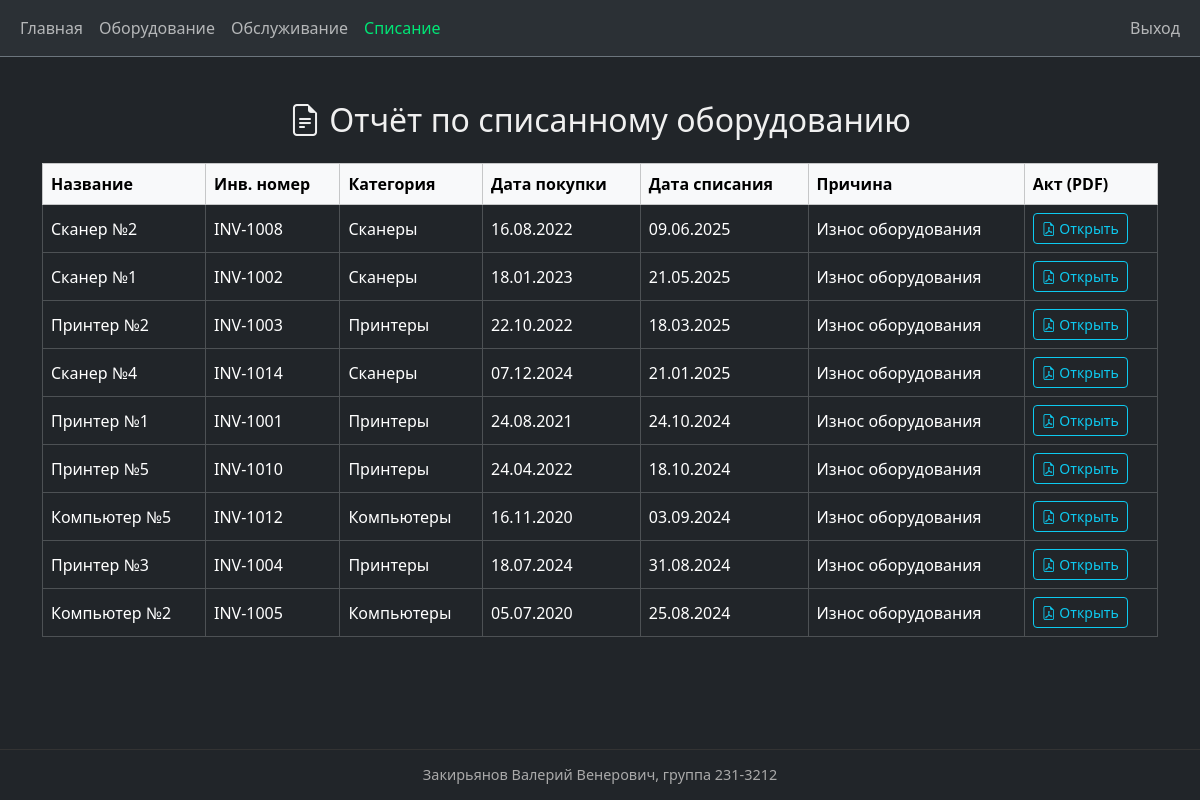
The app's page /disposal/ (signed in) with its own data.
### app/models.py (models this page shows)
class Disposal(db.Model):
    id = db.Column(db.Integer, primary_key=True)
    equipment_id = db.Column(db.Integer, db.ForeignKey('equipment.id'), nullable=False)
    reason = db.Column(db.Text, nullable=False)
    disposal_date = db.Column(db.Date, default=datetime.utcnow, nullable=False)
    pdf_filename = db.Column(db.String(128), nullable=False)

class Equipment(db.Model):
    id = db.Column(db.Integer, primary_key=True)
    name = db.Column(db.String(100), nullable=False)
    inventory_number = db.Column(db.String(50), unique=True, nullable=False)
    category_id = db.Column(db.Integer, db.ForeignKey('category.id'), nullable=False)
    purchase_date = db.Column(db.Date, nullable=False)
    price = db.Column(db.Numeric(10, 2), nullable=False)
    status = db.Column(db.Enum('active', 'repair', 'disposed', name='status_enum'), nullable=False)
    note = db.Column(db.Text)
    image_id = db.Column(db.Integer, db.ForeignKey('image.id'))
    maintenance = db.relationship('Maintenance', backref='equipment', cascade="all, delete")
    disposal = db.relationship('Disposal', backref='equipment', uselist=False, cascade="all, delete")
    responsibles = db.relationship('User', secondary=roles, backref='assigned_equipment')

class Category(db.Model):
    id = db.Column(db.Integer, primary_key=True)
    name = db.Column(db.String(64), nullable=False)
    description = db.Column(db.Text)
    equipment = db.relationship('Equipment', backref='category', lazy=True)

### app/routes/disposal.py (the view)
@bp.route('/')
@login_required
def disposal_report():
    if current_user.role != 'admin':
        flash('У вас недостаточно прав для просмотра отчёта.', 'danger')
        return redirect(url_for('equipment.list_equipment'))
    disposals = Disposal.query.join(Equipment).order_by(Disposal.disposal_date.desc()).all()
    return render_template('disposal_report.html', disposals=disposals, active='disposal')

### app/__init__.py (called while the page is built)
def create_app():
    app = Flask(__name__, static_folder='../static')
    app.config['SECRET_KEY'] = os.getenv('SECRET_KEY', 'devsecret')
    app.config['SQLALCHEMY_DATABASE_URI'] = os.getenv('DATABASE_URL', 'sqlite:///equipment.db')
    app.config['SQLALCHEMY_TRACK_MODIFICATIONS'] = False
    app.config['UPLOAD_FOLDER'] = 'static/uploads/'
    app.config['DISPOSAL_FOLDER'] = os.path.join(app.root_path, 'static', 'disposals')
    db.init_app(app)
    Migrate(app, db)
    csrf.init_app(app)
    login_manager.init_app(app)
    from app.routes import equipment, auth, disposal, maintenance
    app.register_blueprint(equipment.bp)
    app.register_blueprint(auth.bp)
    app.register_blueprint(disposal.bp)
    app.register_blueprint(maintenance.bp)
    @login_manager.user_loader
    def load_user(user_id):
        return User.query.get(int(user_id))
    return app

### app/templates/disposal_report.html (shortened to what this page needs)
{% extends 'base.html' %}
{% block content %}
<h2 class="text-center mb-4">
    <i class="bi bi-file-earmark-text"></i> Отчёт по списанному оборудованию
</h2>
<table class="table table-dark table-hover table-bordered align-middle">
    <thead class="table-light">
        <tr>
            <th>Название</th>
            <th>Инв. номер</th>
            <th>Категория</th>
            <th>Дата покупки</th>
            <th>Дата списания</th>
            <th>Причина</th>
            <th>Акт (PDF)</th>
        </tr>
    </thead>
    <tbody>
        {% for entry in disposals %}
        <tr>
            <td>{{ entry.equipment.name }}</td>
            <td>{{ entry.equipment.inventory_number }}</td>
            <td>{{ entry.equipment.category.name }}</td>
            <td>{{ entry.equipment.purchase_date.strftime('%d.%m.%Y') }}</td>
            <td>{{ entry.disposal_date.strftime('%d.%m.%Y') }}</td>
            <td>{{ entry.reason }}</td>
            <td>
                <a href="{{ url_for('static', filename='disposals/' + entry.pdf_filename) }}" class="btn btn-sm btn-outline-info" target="_blank">
                    <i class="bi bi-file-earmark-pdf"></i> Открыть
                </a>
            </td>
        </tr>
        {% else %}
        <tr>
            <td colspan="7" class="text-center text-muted">Списанное оборудование отсутствует</td>
        </tr>
        {% endfor %}
    </tbody>
</table>
{% endblock %}

### app/templates/base.html (style rules this page uses)
html, body { height: 100%; margin: 0; }
body { display: flex; flex-direction: column; color: #f0f0f0; }

### records on screen
Disposal: equipment.name "Сканер №2", equipment.inventory_number "INV-1008", equipment.category.name "Сканеры", equipment.purchase_date "16.08.2022", disposal_date "09.06.2025", reason "Износ оборудования"
Disposal: equipment.name "Сканер №1", equipment.inventory_number "INV-1002", equipment.category.name "Сканеры", equipment.purchase_date "18.01.2023", disposal_date "21.05.2025", reason "Износ оборудования"
Disposal: equipment.name "Принтер №2", equipment.inventory_number "INV-1003", equipment.category.name "Принтеры", equipment.purchase_date "22.10.2022", disposal_date "18.03.2025", reason "Износ оборудования"
Disposal: equipment.name "Сканер №4", equipment.inventory_number "INV-1014", equipment.category.name "Сканеры", equipment.purchase_date "07.12.2024", disposal_date "21.01.2025", reason "Износ оборудования"
Disposal: equipment.name "Принтер №1", equipment.inventory_number "INV-1001", equipment.category.name "Принтеры", equipment.purchase_date "24.08.2021", disposal_date "24.10.2024", reason "Износ оборудования"
Disposal: equipment.name "Принтер №5", equipment.inventory_number "INV-1010", equipment.category.name "Принтеры", equipment.purchase_date "24.04.2022", disposal_date "18.10.2024", reason "Износ оборудования"
Disposal: equipment.name "Компьютер №5", equipment.inventory_number "INV-1012", equipment.category.name "Компьютеры", equipment.purchase_date "16.11.2020", disposal_date "03.09.2024", reason "Износ оборудования"
Disposal: equipment.name "Принтер №3", equipment.inventory_number "INV-1004", equipment.category.name "Принтеры", equipment.purchase_date "18.07.2024", disposal_date "31.08.2024", reason "Износ оборудования"
Disposal: equipment.name "Компьютер №2", equipment.inventory_number "INV-1005", equipment.category.name "Компьютеры", equipment.purchase_date "05.07.2020", disposal_date "25.08.2024", reason "Износ оборудования"
